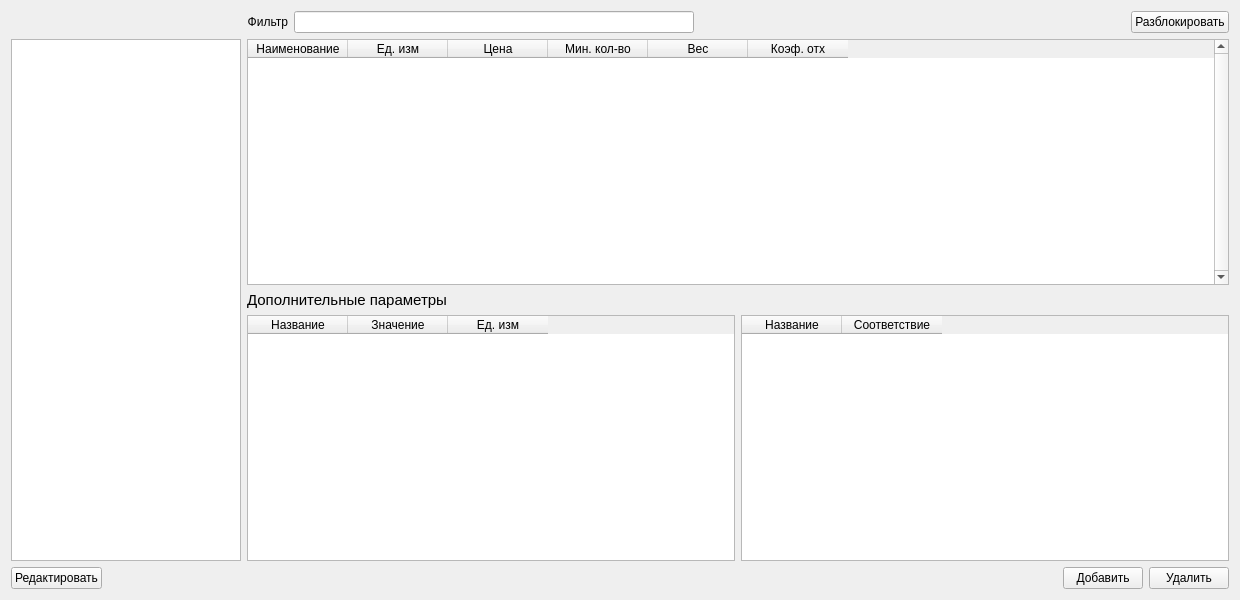
<?xml version="1.0" encoding="UTF-8"?>
<ui version="4.0">
 <class>MaterialsWindow</class>
 <widget class="QWidget" name="MaterialsWindow">
  <property name="geometry">
   <rect>
    <x>0</x>
    <y>0</y>
    <width>1240</width>
    <height>600</height>
   </rect>
  </property>
  <property name="sizePolicy">
   <sizepolicy hsizetype="Fixed" vsizetype="Fixed">
    <horstretch>0</horstretch>
    <verstretch>0</verstretch>
   </sizepolicy>
  </property>
  <property name="minimumSize">
   <size>
    <width>1240</width>
    <height>600</height>
   </size>
  </property>
  <property name="maximumSize">
   <size>
    <width>1240</width>
    <height>600</height>
   </size>
  </property>
  <property name="font">
   <font>
    <family>Segoe UI</family>
    <pointsize>9</pointsize>
   </font>
  </property>
  <property name="windowTitle">
   <string>Справочник материалов</string>
  </property>
  <property name="windowIcon">
   <iconset resource="resources.qrc">
    <normaloff>:/images/logo/images/icon.ico</normaloff>:/images/logo/images/icon.ico</iconset>
  </property>
  <property name="autoFillBackground">
   <bool>false</bool>
  </property>
  <layout class="QGridLayout" name="gridLayout">
   <item row="0" column="0" colspan="4">
    <layout class="QHBoxLayout" name="horizontalLayout">
     <property name="sizeConstraint">
      <enum>QLayout::SizeConstraint::SetNoConstraint</enum>
     </property>
     <item>
      <spacer name="horizontalSpacer_2">
       <property name="orientation">
        <enum>Qt::Orientation::Horizontal</enum>
       </property>
       <property name="sizeType">
        <enum>QSizePolicy::Policy::Fixed</enum>
       </property>
       <property name="sizeHint" stdset="0">
        <size>
         <width>236</width>
         <height>20</height>
        </size>
       </property>
      </spacer>
     </item>
     <item>
      <widget class="QLabel" name="label">
       <property name="sizePolicy">
        <sizepolicy hsizetype="Maximum" vsizetype="Maximum">
         <horstretch>0</horstretch>
         <verstretch>0</verstretch>
        </sizepolicy>
       </property>
       <property name="text">
        <string>Фильтр</string>
       </property>
       <property name="alignment">
        <set>Qt::AlignmentFlag::AlignRight|Qt::AlignmentFlag::AlignTrailing|Qt::AlignmentFlag::AlignVCenter</set>
       </property>
      </widget>
     </item>
     <item>
      <widget class="QLineEdit" name="searchLineEdit">
       <property name="sizePolicy">
        <sizepolicy hsizetype="Fixed" vsizetype="Minimum">
         <horstretch>0</horstretch>
         <verstretch>0</verstretch>
        </sizepolicy>
       </property>
       <property name="minimumSize">
        <size>
         <width>400</width>
         <height>0</height>
        </size>
       </property>
       <property name="maximumSize">
        <size>
         <width>16777215</width>
         <height>16777215</height>
        </size>
       </property>
       <property name="dragEnabled">
        <bool>false</bool>
       </property>
      </widget>
     </item>
     <item>
      <spacer name="horizontalSpacer">
       <property name="orientation">
        <enum>Qt::Orientation::Horizontal</enum>
       </property>
       <property name="sizeType">
        <enum>QSizePolicy::Policy::Expanding</enum>
       </property>
       <property name="sizeHint" stdset="0">
        <size>
         <width>500</width>
         <height>20</height>
        </size>
       </property>
      </spacer>
     </item>
     <item>
      <widget class="QPushButton" name="materialsTableWidgetAccessButton">
       <property name="text">
        <string>Разблокировать</string>
       </property>
      </widget>
     </item>
    </layout>
   </item>
   <item row="1" column="0" colspan="4">
    <layout class="QHBoxLayout" name="horizontalLayout_4">
     <item>
      <widget class="QTreeWidget" name="materialsTreeWidget">
       <property name="sizePolicy">
        <sizepolicy hsizetype="Fixed" vsizetype="Preferred">
         <horstretch>0</horstretch>
         <verstretch>0</verstretch>
        </sizepolicy>
       </property>
       <property name="minimumSize">
        <size>
         <width>230</width>
         <height>0</height>
        </size>
       </property>
       <property name="maximumSize">
        <size>
         <width>230</width>
         <height>16777215</height>
        </size>
       </property>
       <property name="frameShape">
        <enum>QFrame::Shape::StyledPanel</enum>
       </property>
       <property name="frameShadow">
        <enum>QFrame::Shadow::Sunken</enum>
       </property>
       <property name="animated">
        <bool>true</bool>
       </property>
       <property name="wordWrap">
        <bool>false</bool>
       </property>
       <property name="headerHidden">
        <bool>true</bool>
       </property>
       <column>
        <property name="text">
         <string notr="true"/>
        </property>
        <property name="icon">
         <iconset theme="QIcon::ThemeIcon::FolderOpen"/>
        </property>
       </column>
      </widget>
     </item>
     <item>
      <layout class="QVBoxLayout" name="verticalLayout">
       <item>
        <widget class="QTableWidget" name="materialsTableWidget">
         <property name="enabled">
          <bool>true</bool>
         </property>
         <property name="layoutDirection">
          <enum>Qt::LayoutDirection::LeftToRight</enum>
         </property>
         <property name="verticalScrollBarPolicy">
          <enum>Qt::ScrollBarPolicy::ScrollBarAlwaysOn</enum>
         </property>
         <property name="horizontalScrollBarPolicy">
          <enum>Qt::ScrollBarPolicy::ScrollBarAlwaysOff</enum>
         </property>
         <property name="editTriggers">
          <set>QAbstractItemView::EditTrigger::NoEditTriggers</set>
         </property>
         <property name="selectionMode">
          <enum>QAbstractItemView::SelectionMode::SingleSelection</enum>
         </property>
         <property name="selectionBehavior">
          <enum>QAbstractItemView::SelectionBehavior::SelectRows</enum>
         </property>
         <property name="rowCount">
          <number>0</number>
         </property>
         <attribute name="verticalHeaderVisible">
          <bool>false</bool>
         </attribute>
         <column>
          <property name="text">
           <string>Наименование</string>
          </property>
         </column>
         <column>
          <property name="text">
           <string>Ед. изм</string>
          </property>
         </column>
         <column>
          <property name="text">
           <string>Цена</string>
          </property>
         </column>
         <column>
          <property name="text">
           <string>Мин. кол-во</string>
          </property>
         </column>
         <column>
          <property name="text">
           <string>Вес</string>
          </property>
         </column>
         <column>
          <property name="text">
           <string>Коэф. отх</string>
          </property>
         </column>
        </widget>
       </item>
       <item>
        <widget class="QLabel" name="label_2">
         <property name="font">
          <font>
           <family>Segoe UI</family>
           <pointsize>11</pointsize>
          </font>
         </property>
         <property name="styleSheet">
          <string notr="true">color: rgb(0, 0, 0);</string>
         </property>
         <property name="text">
          <string>Дополнительные параметры</string>
         </property>
        </widget>
       </item>
       <item>
        <layout class="QHBoxLayout" name="horizontalLayout_2">
         <item>
          <widget class="QTableWidget" name="materialsExtraOptionsTableWidget">
           <property name="horizontalScrollBarPolicy">
            <enum>Qt::ScrollBarPolicy::ScrollBarAlwaysOff</enum>
           </property>
           <column>
            <property name="text">
             <string>Название</string>
            </property>
           </column>
           <column>
            <property name="text">
             <string>Значение</string>
            </property>
           </column>
           <column>
            <property name="text">
             <string>Ед. изм</string>
            </property>
           </column>
          </widget>
         </item>
         <item>
          <widget class="QTableWidget" name="materialWorkAppropriatenessTableWidget">
           <property name="verticalScrollBarPolicy">
            <enum>Qt::ScrollBarPolicy::ScrollBarAsNeeded</enum>
           </property>
           <property name="horizontalScrollBarPolicy">
            <enum>Qt::ScrollBarPolicy::ScrollBarAlwaysOff</enum>
           </property>
           <column>
            <property name="text">
             <string>Название</string>
            </property>
           </column>
           <column>
            <property name="text">
             <string>Соответствие</string>
            </property>
           </column>
          </widget>
         </item>
        </layout>
       </item>
      </layout>
     </item>
    </layout>
   </item>
   <item row="2" column="0">
    <widget class="QPushButton" name="editButton">
     <property name="text">
      <string>Редактировать</string>
     </property>
    </widget>
   </item>
   <item row="2" column="1">
    <spacer name="horizontalSpacer_3">
     <property name="orientation">
      <enum>Qt::Orientation::Horizontal</enum>
     </property>
     <property name="sizeHint" stdset="0">
      <size>
       <width>944</width>
       <height>20</height>
      </size>
     </property>
    </spacer>
   </item>
   <item row="2" column="2">
    <widget class="QPushButton" name="addButton">
     <property name="text">
      <string>Добавить</string>
     </property>
    </widget>
   </item>
   <item row="2" column="3">
    <widget class="QPushButton" name="removeButton">
     <property name="text">
      <string>Удалить</string>
     </property>
    </widget>
   </item>
  </layout>
 </widget>
 <resources>
  <include location="resources.qrc"/>
 </resources>
 <connections/>
</ui>
